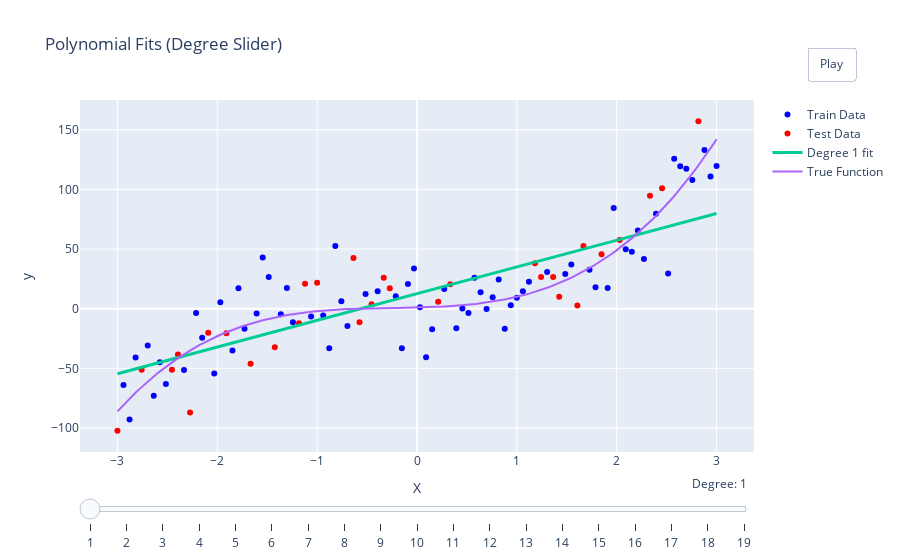
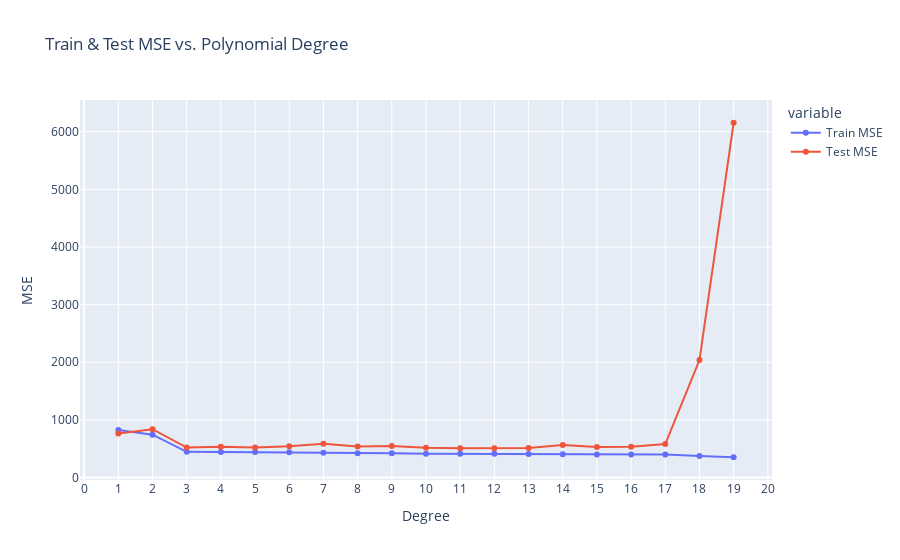

These figures' notebook cell, in order:
### Markdown cell above
## Demo

### Code cell
import numpy as np
import plotly.express as px
import plotly.graph_objects as go
from sklearn.preprocessing import PolynomialFeatures
from sklearn.linear_model import LinearRegression
from sklearn.metrics import mean_squared_error
from sklearn.model_selection import train_test_split

# ------------------------------------------------------------------------------
# 1. Generate Synthetic Data (True degree = 3)
# ------------------------------------------------------------------------------
np.random.seed(509)
poly_degree = 20

# True polynomial function (3rd degree)
def true_function(x):
    # Example: y = 1 + 2x + 3x^2 + 4x^3, plus random noise
    return 1 + 2*x + 3*x**2 + 4*x**3 + np.random.normal(0, 20, size=x.shape)

def true_function_without_noise(x):
    return 1 + 2*x + 3*x**2 + 4*x**3

# Generate data
N = 100
X = np.linspace(-3, 3, N).reshape(-1, 1)
y = true_function(X.ravel())

# Split into train and test sets
X_train, X_test, y_train, y_test = train_test_split(X, y, 
                                                    test_size=0.3, 
                                                    random_state=42)

# ------------------------------------------------------------------------------
# 2. Fit Polynomial Models of Degree 1 to 10 & Record MSE
# ------------------------------------------------------------------------------
degrees = range(1, poly_degree)
train_mses = []
test_mses = []
polynomial_predictions = {}  # Store predictions for plotting

# A dense grid for plotting model predictions
X_plot = np.linspace(X.min(), X.max(), 200).reshape(-1, 1)

for d in degrees:
    # Create polynomial features
    poly = PolynomialFeatures(degree=d)
    X_train_poly = poly.fit_transform(X_train)
    X_test_poly  = poly.transform(X_test)
    X_plot_poly  = poly.transform(X_plot)
    
    # Fit linear regression on polynomial features
    model = LinearRegression()
    model.fit(X_train_poly, y_train)
    
    # Predict on train and test
    y_train_pred = model.predict(X_train_poly)
    y_test_pred  = model.predict(X_test_poly)
    
    # Calculate MSE
    train_mse = mean_squared_error(y_train, y_train_pred)
    test_mse  = mean_squared_error(y_test,  y_test_pred)
    
    train_mses.append(train_mse)
    test_mses.append(test_mse)
    
    # Store predictions for the plotting slider
    y_plot_pred = model.predict(X_plot_poly)
    polynomial_predictions[d] = y_plot_pred

# ------------------------------------------------------------------------------
# 3. Plot MSE vs. Polynomial Degree (Line Chart)
# ------------------------------------------------------------------------------
df_mse = {
    'Degree': list(degrees),
    'Train MSE': train_mses,
    'Test MSE': test_mses
}

fig_mse = px.line(
    df_mse, 
    x='Degree', 
    y=['Train MSE', 'Test MSE'], 
    markers=True,
    title="Train & Test MSE vs. Polynomial Degree"
)
fig_mse.update_layout(
    xaxis = dict(dtick=1),
    yaxis_title="MSE"
)

# ------------------------------------------------------------------------------
# 4. Interactive Plot: Data + Fitted Polynomials (Slider)
# ------------------------------------------------------------------------------
# We'll create a figure with:
#   - Scatter of the training data
#   - Scatter of the test data (optional, or we can mark them differently)
#   - A line that updates for each polynomial degree using frames.

# Base scatter (training data)
scatter_train = go.Scatter(
    x=X_train.ravel(), 
    y=y_train, 
    mode='markers',
    name='Train Data',
    marker=dict(color='blue', size=6)
)

# Optionally, scatter for test data
scatter_test = go.Scatter(
    x=X_test.ravel(), 
    y=y_test, 
    mode='markers',
    name='Test Data',
    marker=dict(color='red', size=6)
)

# We'll build frames for each polynomial degree
frames = []
for d in degrees:
    # Create a line trace for the polynomial prediction at degree d
    line_pred = go.Scatter(
        x=X_plot.ravel(),
        y=polynomial_predictions[d],
        mode='lines',
        line=dict(width=3),
        name=f"Degree {d} fit"
    )
    frames.append(
        go.Frame(
            data=[scatter_train, scatter_test, line_pred],
            name=str(d)
        )
    )

# Initial line (degree=1 by default)
init_line = go.Scatter(
    x=X_plot.ravel(),
    y=polynomial_predictions[1],
    mode='lines',
    line=dict(width=3),
    name=f"Degree 1 fit"
)

# Build the figure with the first frame's data
fig_poly = go.Figure(
    data=[scatter_train, scatter_test, init_line],
    layout=go.Layout(
        title="Polynomial Fits (Degree Slider)",
        xaxis=dict(title="X"),
        yaxis=dict(title="y"),
        updatemenus=[  # Slider button settings
            dict(
                type="buttons",
                showactive=False,
                x=1.15,
                y=1.15,
                xanchor="right",
                yanchor="top",
                buttons=[
                    dict(label="Play",
                         method="animate",
                         args=[None, 
                               dict(frame=dict(duration=500, redraw=True),
                                    fromcurrent=True,
                                    transition=dict(duration=300)
                                   )
                              ]
                        )
                ]
            )
        ],
        # We'll define sliders next
        sliders=[{
            'currentvalue': {'prefix': 'Degree: ', 'xanchor': 'right'},
            'steps': [
                {
                    'label': str(d),
                    'method': 'animate',
                    'args': [[str(d)], 
                             dict(mode='immediate',
                                  frame=dict(duration=300, redraw=True),
                                  transition=dict(duration=300))]
                }
                for d in degrees
            ]
        }]
    ),
    frames=frames
)

# add the true function to fig_poly
true_y = true_function_without_noise(X_plot.ravel())
fig_poly.add_trace(go.Scatter(x=X_plot.ravel(), y=true_y, mode='lines', name='True Function'))




# ------------------------------------------------------------------------------
# 5. Show the plots
# ------------------------------------------------------------------------------
fig_poly.show()
fig_mse.show()

### Figure 1 — Plotly figure (JSON) as saved in the notebook; plotly's stock layout.template omitted (floating-point values rounded to 4 significant figures; data arrays with more than 128 entries replaced by an {"elided": "..."} marker saying what was removed)
{"data": [{"marker": {"color": "blue", "size": 6}, "mode": "markers", "name": "Train Data", "type": "scatter", "x": [-2.333, -0.1515, 2.152, -1.303, 2.636, -2.697, 1, 0.9394, -0.8788, -2.03, -0.0303, -0.9394, -2.576, 2.758, -1.364, -1.848, 1.909, -1.485, 0.7576, -2.212, -1.545, -2.818, -1.97, -0.697, -2.515, 1.727, -2.636, 0.8788, -0.8182, 2.394, 0.3939, 3, 0.2727, -0.3939, 0.0303, 1.061, -0.2121, 1.121, 0.697, 2.879, 1.788, -0.5152, 0.5152, -0.09091, 2.939, 0.4545, 1.545, -1.061, 2.697, 0.5758, 0.8182, 2.091, -0.7576, -1.242, -2.939, 0.1515, -1.727, -2.879, -1.606, 2.273, 2.515, 1.485, 2.212, 1.97, -1.788, 0.6364, 1.303, -2.152, 2.576, 0.09091], "y": [-51.3, -33.04, 47.7, 17.32, 119.5, -30.78, 9.176, 2.955, -33.2, -54.34, 33.74, -5.73, -44.82, 107.8, -4.602, -35.12, 17.42, 26.53, 9.546, -3.52, 42.98, -40.83, 5.363, -14.5, -63.0, 32.55, -73.01, -16.72, 52.58, 79.66, -16.39, 119.5, 16.57, 14.6, 1.197, 14.71, 10.41, 22.53, -0.2074, 133.1, 17.99, 12.33, -3.535, 20.69, 110.7, 0.2338, 37.02, -6.562, 117.4, 25.98, 24.45, 49.73, 6.321, -11.33, -63.92, -17.19, -16.77, -92.86, -3.921, 41.58, 29.48, 29.0, 65.61, 84.36, 17.23, 13.81, 30.67, -24.35, 125.7, -40.62]}, {"marker": {"color": "red", "size": 6}, "mode": "markers", "name": "Test Data", "type": "scatter", "x": [2.03, 0.2121, 1.242, -0.2727, -0.3333, -0.6364, -1.667, 1.848, -2.394, -3, -1.909, -1.182, 1.424, -1, 2.455, -2.758, 1.606, 1.667, -2.273, -1.121, 0.3333, 2.333, -1.424, -0.4545, 1.182, -2.091, -0.5758, 2.818, -2.455, 1.364], "y": [57.56, 5.885, 26.59, 17.07, 25.99, 42.51, -46.04, 45.59, -38.44, -102.2, -20.52, -12.25, 9.967, 21.78, 101.0, -51.05, 2.713, 52.61, -87.06, 20.99, 20.43, 94.65, -32.39, 3.795, 38.01, -20.1, -11.31, 157.0, -51.11, 26.61]}, {"line": {"width": 3}, "mode": "lines", "name": "Degree 1 fit", "type": "scatter", "x": {"elided": "200 float values"}, "y": {"elided": "200 float values"}}, {"mode": "lines", "name": "True Function", "type": "scatter", "x": {"elided": "200 float values"}, "y": {"elided": "200 float values"}}], "layout": {"sliders": [{"currentvalue": {"prefix": "Degree: ", "xanchor": "right"}, "steps": [{"args": [["1"], {"frame": {"duration": 300, "redraw": true}, "mode": "immediate", "transition": {"duration": 300}}], "label": "1", "method": "animate"}, {"args": [["2"], {"frame": {"duration": 300, "redraw": true}, "mode": "immediate", "transition": {"duration": 300}}], "label": "2", "method": "animate"}, {"args": [["3"], {"frame": {"duration": 300, "redraw": true}, "mode": "immediate", "transition": {"duration": 300}}], "label": "3", "method": "animate"}, {"args": [["4"], {"frame": {"duration": 300, "redraw": true}, "mode": "immediate", "transition": {"duration": 300}}], "label": "4", "method": "animate"}, {"args": [["5"], {"frame": {"duration": 300, "redraw": true}, "mode": "immediate", "transition": {"duration": 300}}], "label": "5", "method": "animate"}, {"args": [["6"], {"frame": {"duration": 300, "redraw": true}, "mode": "immediate", "transition": {"duration": 300}}], "label": "6", "method": "animate"}, {"args": [["7"], {"frame": {"duration": 300, "redraw": true}, "mode": "immediate", "transition": {"duration": 300}}], "label": "7", "method": "animate"}, {"args": [["8"], {"frame": {"duration": 300, "redraw": true}, "mode": "immediate", "transition": {"duration": 300}}], "label": "8", "method": "animate"}, {"args": [["9"], {"frame": {"duration": 300, "redraw": true}, "mode": "immediate", "transition": {"duration": 300}}], "label": "9", "method": "animate"}, {"args": [["10"], {"frame": {"duration": 300, "redraw": true}, "mode": "immediate", "transition": {"duration": 300}}], "label": "10", "method": "animate"}, {"args": [["11"], {"frame": {"duration": 300, "redraw": true}, "mode": "immediate", "transition": {"duration": 300}}], "label": "11", "method": "animate"}, {"args": [["12"], {"frame": {"duration": 300, "redraw": true}, "mode": "immediate", "transition": {"duration": 300}}], "label": "12", "method": "animate"}, {"args": [["13"], {"frame": {"duration": 300, "redraw": true}, "mode": "immediate", "transition": {"duration": 300}}], "label": "13", "method": "animate"}, {"args": [["14"], {"frame": {"duration": 300, "redraw": true}, "mode": "immediate", "transition": {"duration": 300}}], "label": "14", "method": "animate"}, {"args": [["15"], {"frame": {"duration": 300, "redraw": true}, "mode": "immediate", "transition": {"duration": 300}}], "label": "15", "method": "animate"}, {"args": [["16"], {"frame": {"duration": 300, "redraw": true}, "mode": "immediate", "transition": {"duration": 300}}], "label": "16", "method": "animate"}, {"args": [["17"], {"frame": {"duration": 300, "redraw": true}, "mode": "immediate", "transition": {"duration": 300}}], "label": "17", "method": "animate"}, {"args": [["18"], {"frame": {"duration": 300, "redraw": true}, "mode": "immediate", "transition": {"duration": 300}}], "label": "18", "method": "animate"}, {"args": [["19"], {"frame": {"duration": 300, "redraw": true}, "mode": "immediate", "transition": {"duration": 300}}], "label": "19", "method": "animate"}]}], "title": {"text": "Polynomial Fits (Degree Slider)"}, "updatemenus": [{"buttons": [{"args": [null, {"frame": {"duration": 500, "redraw": true}, "fromcurrent": true, "transition": {"duration": 300}}], "label": "Play", "method": "animate"}], "showactive": false, "type": "buttons", "x": 1.15, "xanchor": "right", "y": 1.15, "yanchor": "top"}], "xaxis": {"title": {"text": "X"}}, "yaxis": {"title": {"text": "y"}}}}

### Figure 2 — Plotly figure (JSON) as saved in the notebook; plotly's stock layout.template omitted (floating-point values rounded to 4 significant figures)
{"data": [{"hovertemplate": "variable=Train MSE<br>Degree=%{x}<br>value=%{y}<extra></extra>", "legendgroup": "Train MSE", "line": {"color": "#636efa", "dash": "solid"}, "marker": {"symbol": "circle"}, "mode": "lines+markers", "name": "Train MSE", "orientation": "v", "showlegend": true, "type": "scatter", "x": [1, 2, 3, 4, 5, 6, 7, 8, 9, 10, 11, 12, 13, 14, 15, 16, 17, 18, 19], "xaxis": "x", "y": [825.9, 743.4, 446.5, 444.2, 442.4, 438.5, 431.3, 423.7, 422.4, 412.1, 411.0, 411.0, 409.8, 406.3, 401.6, 401.4, 400.7, 373.6, 352.4], "yaxis": "y"}, {"hovertemplate": "variable=Test MSE<br>Degree=%{x}<br>value=%{y}<extra></extra>", "legendgroup": "Test MSE", "line": {"color": "#EF553B", "dash": "solid"}, "marker": {"symbol": "circle"}, "mode": "lines+markers", "name": "Test MSE", "orientation": "v", "showlegend": true, "type": "scatter", "x": [1, 2, 3, 4, 5, 6, 7, 8, 9, 10, 11, 12, 13, 14, 15, 16, 17, 18, 19], "xaxis": "x", "y": [766.1, 839.6, 520.0, 533.8, 520.6, 543.4, 586.1, 538.3, 548.2, 517.4, 508.8, 510.1, 513.9, 564.8, 531.2, 535.1, 581.8, 2039.0, 6156.0], "yaxis": "y"}], "layout": {"legend": {"title": {"text": "variable"}, "tracegroupgap": 0}, "title": {"text": "Train & Test MSE vs. Polynomial Degree"}, "xaxis": {"anchor": "y", "domain": [0, 1], "dtick": 1, "title": {"text": "Degree"}}, "yaxis": {"anchor": "x", "domain": [0, 1], "title": {"text": "MSE"}}}}
